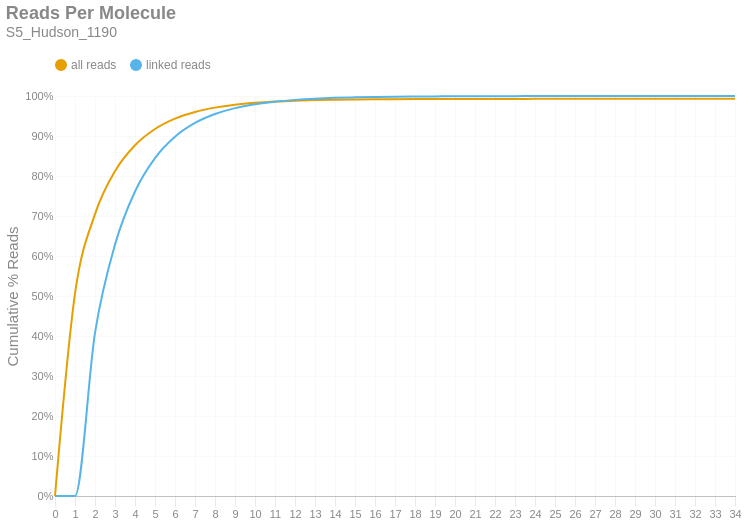

Notebook code cell kept with this figure:
### Markdown cell above
### Reads per Molecule
This chart shows the cumulative distribution of the number of reads per linked molecule. That is, how many alignments are associated with a unique molecule. This excludes the number of reads associated with invalid or absent linked-read barcodes. The `linked` histogram is the percentages recalculated when disregarding singletons.

### Code cell
if SKIPLR:
    print_html(f"Skipped")
else:
    counts = np.bincount(valids['reads'].cast(pl.Int64).to_numpy())
    weighted = counts * np.arange(len(counts))
    all_perc = weighted / n_reads
    linked_perc = weighted / n_linked_reads
    linked_perc[1] = 0
    binned_df = pl.DataFrame({
        'readsper': list(range(len(counts))),
        'all reads (cumsum)': np.cumsum(all_perc).tolist(),
        'linked reads (cumsum)': np.cumsum(linked_perc).tolist(),
    })

    with SafeRender(binned_df):
        (
            density_plot(binned_df, 'Reads Per Molecule', samplename, 'readspmol')
            .encode(
                x=alt.X('readsper:O', title=None).axis(labelAngle=0).scale(padding=0),
                y=alt.Y('value:Q', title='Cumulative % Reads').axis(format='%').stack(False),
                color=alt.Color("key:N").scale(domain=["all reads", "linked reads"]),
                tooltip=[
                    alt.Tooltip("key:N", title="Data Type"),
                    alt.Tooltip("readsper:O", title="Reads Per Molecule"),
                    alt.Tooltip("value:Q", format=".2%", title="% Reads (Cum.)")
                ]            
            )
        ).display()

### Figure 1 — Vega-Lite specification as saved in the notebook (floating-point values rounded to 4 significant figures)
{"width": "container", "height": 400, "config": {"title": {"anchor": "start", "dy": -15, "fontSize": 18, "color": "#888888", "subtitleColor": "#888888", "subtitleFontSize": 14}, "arc": {"fill": "#0072B2"}, "axis": {"domainColor": "#888888", "domainWidth": 0.5, "gridWidth": 0.2, "grid": false, "titleFontWeight": 400, "titleFontSize": 15, "labelFontSize": 11, "labelColor": "#888888", "tickColor": "#888888", "tickWidth": 0.2, "titleColor": "#888888"}, "axisBand": {"grid": false}, "axisX": {"grid": true, "tickSize": 10, "domainCap": "round"}, "axisY": {"domain": false, "grid": true, "tickSize": 0, "domainCap": "round"}, "background": "transparent", "header": {"labelFontSize": 15, "labelColor": "#888888", "titleFontSize": 15, "titleFontWeight": 600, "titleColor": "#888888"}, "legend": {"labelFont": "sans-serif", "labelFontSize": 12, "labelColor": "#888888", "symbolSize": 100, "symbolType": "circle", "titleFontSize": 12, "titlePadding": 10, "titleColor": "#888888", "title": null, "orient": "top"}, "range": {"category": ["#E69F00", "#56B4E9", "#009E73", "#F0E442", "#0072B2", "#D55E00", "#CC79A7", "#000000"], "diverging": ["#cfe8f3", "#a2d4ec", "#73bfe2", "#46abdb", "#1696d2", "#12719e"]}, "area": {"fill": "#0072B2", "fillOpacity": 0.7, "line": true, "strokeOpacity": 0.7}, "line": {"color": "#0072B2", "stroke": "#0072B2", "strokeWidth": 2}, "trail": {"color": "#0072B2", "stroke": "#0072B2", "strokeWidth": 0, "size": 1}, "point": {"filled": true, "fillOpacity": 1.0, "size": 95}, "text": {"color": "#888888", "fontSize": 11, "align": "right", "fontWeight": 400, "size": 11}, "bar": {"fill": "#0072B2", "stroke": null}, "view": {"stroke": null, "continuousWidth": 660, "continuousHeight": 400}}, "data": {"name": "data-e55ecabfe1d53c4c6763ee937953b6ca"}, "mark": {"type": "line", "interpolate": "monotone", "point": {"opacity": 0, "size": 275}}, "encoding": {"color": {"field": "key", "scale": {"domain": ["all reads", "linked reads"]}, "type": "nominal"}, "tooltip": [{"field": "key", "title": "Data Type", "type": "nominal"}, {"field": "readsper", "title": "Reads Per Molecule", "type": "ordinal"}, {"field": "value", "format": ".2%", "title": "% Reads (Cum.)", "type": "quantitative"}], "x": {"axis": {"labelAngle": 0}, "field": "readsper", "scale": {"padding": 0}, "title": null, "type": "ordinal"}, "y": {"axis": {"format": "%"}, "field": "value", "stack": false, "title": "Cumulative % Reads", "type": "quantitative"}}, "params": [{"name": "param_c36ac31b6afebe62", "select": {"type": "point", "fields": ["key"]}, "bind": "legend"}], "title": {"text": "Reads Per Molecule", "subtitle": "S5_Hudson_1190"}, "transform": [{"fold": ["all reads (cumsum)", "linked reads (cumsum)"]}, {"calculate": "replace(datum.key, ' (cumsum)', '')", "as": "key"}, {"filter": {"param": "param_c36ac31b6afebe62"}}], "usermeta": {"embedOptions": {"downloadFileName": "S5_Hudson_1190.readspmol"}}, "$schema": "https://vega.github.io/schema/vega-lite/v6.1.0.json", "datasets": {"data-e55ecabfe1d53c4c6763ee937953b6ca": [{"readsper": 0, "all reads (cumsum)": 0.0, "linked reads (cumsum)": 0.0}, {"readsper": 1, "all reads (cumsum)": 0.5061, "linked reads (cumsum)": 0.0}, {"readsper": 2, "all reads (cumsum)": 0.7047, "linked reads (cumsum)": 0.4079}, {"readsper": 3, "all reads (cumsum)": 0.8121, "linked reads (cumsum)": 0.6285}, {"readsper": 4, "all reads (cumsum)": 0.8768, "linked reads (cumsum)": 0.7613}, {"readsper": 5, "all reads (cumsum)": 0.9174, "linked reads (cumsum)": 0.8449}, {"readsper": 6, "all reads (cumsum)": 0.9434, "linked reads (cumsum)": 0.8982}, {"readsper": 7, "all reads (cumsum)": 0.9601, "linked reads (cumsum)": 0.9326}, {"readsper": 8, "all reads (cumsum)": 0.971, "linked reads (cumsum)": 0.9549}, {"readsper": 9, "all reads (cumsum)": 0.9782, "linked reads (cumsum)": 0.9697}, {"readsper": 10, "all reads (cumsum)": 0.9829, "linked reads (cumsum)": 0.9793}, {"readsper": 11, "all reads (cumsum)": 0.9861, "linked reads (cumsum)": 0.9859}, {"readsper": 12, "all reads (cumsum)": 0.9882, "linked reads (cumsum)": 0.9903}, {"readsper": 13, "all reads (cumsum)": 0.9897, "linked reads (cumsum)": 0.9933}, {"readsper": 14, "all reads (cumsum)": 0.9907, "linked reads (cumsum)": 0.9953}, {"readsper": 15, "all reads (cumsum)": 0.9913, "linked reads (cumsum)": 0.9966}, {"readsper": 16, "all reads (cumsum)": 0.9918, "linked reads (cumsum)": 0.9976}, {"readsper": 17, "all reads (cumsum)": 0.9921, "linked reads (cumsum)": 0.9983}, {"readsper": 18, "all reads (cumsum)": 0.9923, "linked reads (cumsum)": 0.9987}, {"readsper": 19, "all reads (cumsum)": 0.9925, "linked reads (cumsum)": 0.999}, {"readsper": 20, "all reads (cumsum)": 0.9926, "linked reads (cumsum)": 0.9993}, {"readsper": 21, "all reads (cumsum)": 0.9927, "linked reads (cumsum)": 0.9995}, {"readsper": 22, "all reads (cumsum)": 0.9927, "linked reads (cumsum)": 0.9996}, {"readsper": 23, "all reads (cumsum)": 0.9928, "linked reads (cumsum)": 0.9997}, {"readsper": 24, "all reads (cumsum)": 0.9928, "linked reads (cumsum)": 0.9997}, {"readsper": 25, "all reads (cumsum)": 0.9929, "linked reads (cumsum)": 0.9998}, {"readsper": 26, "all reads (cumsum)": 0.9929, "linked reads (cumsum)": 0.9998}, {"readsper": 27, "all reads (cumsum)": 0.9929, "linked reads (cumsum)": 0.9999}, {"readsper": 28, "all reads (cumsum)": 0.9929, "linked reads (cumsum)": 0.9999}, {"readsper": 29, "all reads (cumsum)": 0.9929, "linked reads (cumsum)": 0.9999}, {"readsper": 30, "all reads (cumsum)": 0.9929, "linked reads (cumsum)": 1.0}, {"readsper": 31, "all reads (cumsum)": 0.9929, "linked reads (cumsum)": 1.0}, {"readsper": 32, "all reads (cumsum)": 0.9929, "linked reads (cumsum)": 1.0}, {"readsper": 33, "all reads (cumsum)": 0.9929, "linked reads (cumsum)": 1.0}, {"readsper": 34, "all reads (cumsum)": 0.993, "linked reads (cumsum)": 1.0}]}}
